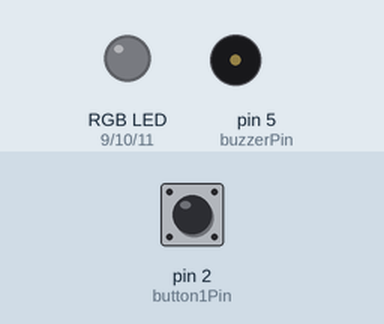
Recording of a sketch running on a simulated Arduino Uno, built with avr-gcc and run on an emulated ATmega328P. Parts: an RGB LED mixed from three pins (HIGH = lit), buzzer (waves = sounding). The inputs (shaded band) are chosen by the test bench; at power-on: pin 2 (button1Pin) LOW. Dim RGB values are drawn brighter than linear; random numbers use the default seed unless the sketch sets one; what the sketch prints to the serial monitor is not drawn.

Above: at 1.2 s.
1.3 s: pin 2 (button1Pin) pulled HIGH for 0.15 s
At 1.68 s:
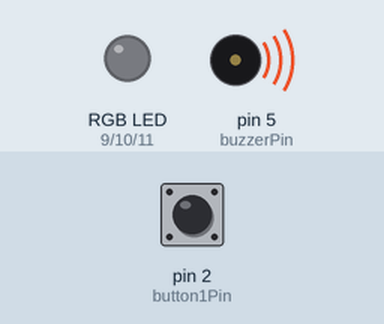
4.3 s: pin 2 (button1Pin) pulled HIGH for 1 s
7.3 s: pin 2 (button1Pin) pulled HIGH for 0.15 s
9.2 s: pin 2 (button1Pin) pulled HIGH for 3.2 s
At 13.0 s:
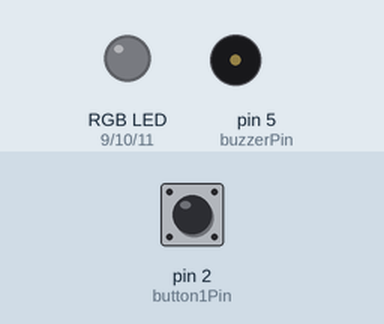
14.0 s: pin 2 (button1Pin) pulled HIGH for 1 s
At 14.91 s:
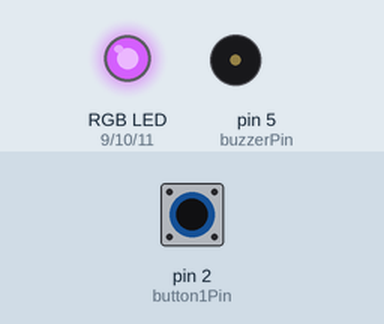
16.6 s: pin 2 (button1Pin) pulled HIGH for 3.2 s
At 17.51 s:
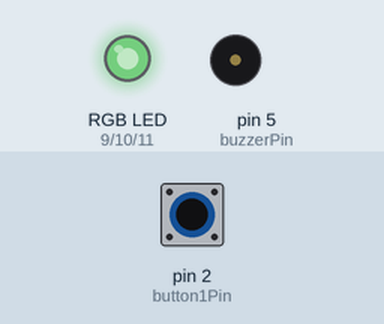
Timing chart, 0 to 21.5 s (numbered marks = the images above; inputs shaded):
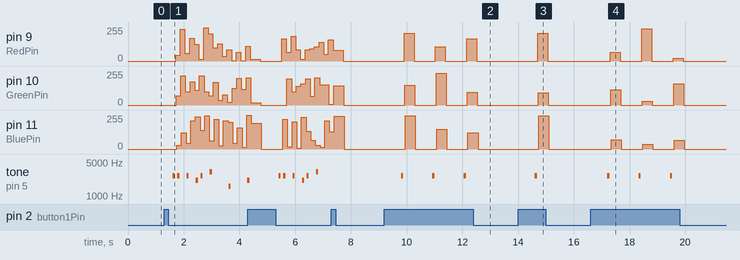

The sketch:

first_song_emilio_conde1.ino
```cpp
// Name: Emilio S Conde Ludena

/*
Song obtained from here: https://create.arduino.cc/projecthub/jrance/super-mario-theme-song-w-piezo-buzzer-and-arduino-1cc2e4
*/


/*************************************************
* Public Constants
*************************************************/
#define NOTE_B0 31
#define NOTE_C1 33
#define NOTE_CS1 35
#define NOTE_D1 37
#define NOTE_DS1 39
#define NOTE_E1 41
#define NOTE_F1 44
#define NOTE_FS1 46
#define NOTE_G1 49
#define NOTE_GS1 52
#define NOTE_A1 55
#define NOTE_AS1 58
#define NOTE_B1 62
#define NOTE_C2 65
#define NOTE_CS2 69
#define NOTE_D2 73
#define NOTE_DS2 78
#define NOTE_E2 82
#define NOTE_F2 87
#define NOTE_FS2 93
#define NOTE_G2 98
#define NOTE_GS2 104
#define NOTE_A2 110
#define NOTE_AS2 117
#define NOTE_B2 123
#define NOTE_C3 131
#define NOTE_CS3 139
#define NOTE_D3 147
#define NOTE_DS3 156
#define NOTE_E3 165
#define NOTE_F3 175
#define NOTE_FS3 185
#define NOTE_G3 196
#define NOTE_GS3 208
#define NOTE_A3 220
#define NOTE_AS3 233
#define NOTE_B3 247
#define NOTE_C4 262
#define NOTE_CS4 277
#define NOTE_D4 294
#define NOTE_DS4 311
#define NOTE_E4 330
#define NOTE_F4 349
#define NOTE_FS4 370
#define NOTE_G4 392
#define NOTE_GS4 415
#define NOTE_A4 440
#define NOTE_AS4 466
#define NOTE_B4 494
#define NOTE_C5 523
#define NOTE_CS5 554
#define NOTE_D5 587
#define NOTE_DS5 622
#define NOTE_E5 659
#define NOTE_F5 698
#define NOTE_FS5 740
#define NOTE_G5 784
#define NOTE_GS5 831
#define NOTE_A5 880
#define NOTE_AS5 932
#define NOTE_B5 988
#define NOTE_C6 1047
#define NOTE_CS6 1109
#define NOTE_D6 1175
#define NOTE_DS6 1245
#define NOTE_E6 1319
#define NOTE_F6 1397
#define NOTE_FS6 1480
#define NOTE_G6 1568
#define NOTE_GS6 1661
#define NOTE_A6 1760
#define NOTE_AS6 1865
#define NOTE_B6 1976
#define NOTE_C7 2093
#define NOTE_CS7 2217
#define NOTE_D7 2349
#define NOTE_DS7 2489
#define NOTE_E7 2637
#define NOTE_F7 2794
#define NOTE_FS7 2960
#define NOTE_G7 3136
#define NOTE_GS7 3322
#define NOTE_A7 3520
#define NOTE_AS7 3729
#define NOTE_B7 3951
#define NOTE_C8 4186
#define NOTE_CS8 4435
#define NOTE_D8 4699
#define NOTE_DS8 4978


//global variables

int buzzerPin = 5 ; //The buzzerPin is connected to pin 5 of the Arduino.
int button1Pin = 2; //The SW1 button is connect to pin 2 of the Arduino.
int RedPin = 9; //The red RGB LED is connected pin 9 of the Arduino.
int GreenPin = 10; //The green RGB LED is connected pin 10 of the Arduino.
int BluePin = 11; //The blue RGB LED is connected pin 11 of the Arduino.
int flag;

// The melody array of Mario obtained from the quote above
int melody[] = {
  NOTE_E7, NOTE_E7, 0, NOTE_E7,
  0, NOTE_C7, NOTE_E7, 0,
  NOTE_G7, 0, 0,  0,
  NOTE_G6, 0, 0, 0,

  NOTE_C7, 0, 0, NOTE_G6,
  0, 0, NOTE_E6, 0,
  0, NOTE_A6, 0, NOTE_B6,
  0, NOTE_AS6, NOTE_A6, 0,

  NOTE_G6, NOTE_E7, NOTE_G7,
  NOTE_A7, 0, NOTE_F7, NOTE_G7,
  0, NOTE_E7, 0, NOTE_C7,
  NOTE_D7, NOTE_B6, 0, 0,

  NOTE_C7, 0, 0, NOTE_G6,
  0, 0, NOTE_E6, 0,
  0, NOTE_A6, 0, NOTE_B6,
  0, NOTE_AS6, NOTE_A6, 0,

  NOTE_G6, NOTE_E7, NOTE_G7,
  NOTE_A7, 0, NOTE_F7, NOTE_G7,
  0, NOTE_E7, 0, NOTE_C7,
  NOTE_D7, NOTE_B6, 0, 0
};

//durations by tempo
int durations[] = {
  12, 12, 12, 12,
  12, 12, 12, 12,
  12, 12, 12, 12,
  12, 12, 12, 12,

  12, 12, 12, 12,
  12, 12, 12, 12,
  12, 12, 12, 12,
  12, 12, 12, 12,

  9, 9, 9,
  12, 12, 12, 12,
  12, 12, 12, 12,
  12, 12, 12, 12,

  12, 12, 12, 12,
  12, 12, 12, 12,
  12, 12, 12, 12,
  12, 12, 12, 12,

  9, 9, 9,
  12, 12, 12, 12,
  12, 12, 12, 12,
  12, 12, 12, 12,
};


//The Setup function runs once.

void setup() {
  Serial.begin(9600); //Send data to Serial Monitor.
  pinMode(RedPin, OUTPUT); //Setup red RGB LED pin as an output pin.
  pinMode(GreenPin, OUTPUT); //Setup green RGB LED pin as an output pin.
  pinMode(BluePin, OUTPUT); //Setup blue RGB LED pin as an output pin.
  pinMode(buzzerPin, OUTPUT); //Setup red LED pin as an output pin
  pinMode(button1Pin, INPUT); //Setup button1 pin as an input pin.
}

//The loop function runs forever.
void loop()
{
  button(); //function to operate system
}

//function for the button
void button()
{
  if (digitalRead(button1Pin) == HIGH)  //Check to see if button1 is pressed.
  {
    if(flag==0) // pressed one time is on
    {
      flag=1;
      delay(300);
      Serial.println("On");
      song();
    }else if(flag==1) //pressed secon time is off
    {
      flag=2;
      delay(300);
      Serial.println("OFF");
    }else if(flag==2) // pressed third time return to on
    {
      flag=0;
      delay(300);
    }
  }
}

// function for the song
void song()
{
  //a foor loop to intantiate the array of the melody
    for (int thisNote = 0; thisNote < 77; thisNote++)
    {

      Serial.println(thisNote); //print notes
      // divide 1000 by the value, so the first note lasts for 1000/8 milliseconds
      int duration = 1000/ durations[thisNote];
      //generates wave of frequency to the pin by melody by durations
      tone(buzzerPin, melody[thisNote], duration);
      // pause between notes
      int pause = duration * 1.3;
      //delay between notes
      delay(pause);
      if(thisNote < 77) // if condition to play the led colors
      {
        colors();//refer to funcion below
        Serial.print("Color");
      }
      button();//check if button is pressed
      if(flag==2 || thisNote ==76) //condition to break out of the for loop
      {
        colorsOff();//function to turn colors off
        break;
      }
     }
}

// function to control leds with random colors
void colors()
{
  analogWrite(RedPin,random(0,254));
  delay(20);
  analogWrite(GreenPin,random(0,254));
  delay(20);
  analogWrite(BluePin,random(0,254));
  delay(20);
}

//function to control leds to turn them off
void colorsOff()
{
  analogWrite(RedPin,0);
  delay(20);
  analogWrite(GreenPin,0);
  delay(20);
  analogWrite(BluePin,0);
  delay(20);
}
```

Measured:
- after the input at 9.2 s, pin 9 (RedPin): 0/255 → 210/255 after 0.71 s, → 0/255 0.36 s later, → 106/255 0.77 s later, → 0/255 0.36 s later, … (6 changes in this stretch); pin 10 (GreenPin): 0/255 → 147/255 after 0.73 s, → 0/255 0.36 s later, → 239/255 0.77 s later, → 0/255 0.36 s later, … (6 changes in this stretch)
- after the input at 14.0 s, pin 9 (RedPin): 0/255 → 208/255 after 0.71 s, → 0/255 0.36 s later; pin 10 (GreenPin): 0/255 → 93/255 after 0.73 s, → 0/255 0.36 s later; pin 11 (BluePin): 0/255 → 248/255 after 0.75 s, → 0/255 0.36 s later; tone on pin 5 (buzzerPin): silent → 2637 Hz after 0.60 s, → silent 0.08 s later
- after the input at 16.6 s, pin 9 (RedPin): 0/255 → 64/255 after 0.71 s, → 0/255 0.36 s later, → 243/255 0.77 s later, → 0/255 0.36 s later, … (6 changes in this stretch); pin 10 (GreenPin): 0/255 → 113/255 after 0.73 s, → 0/255 0.36 s later, → 28/255 0.77 s later, → 0/255 0.36 s later, … (6 changes in this stretch)
